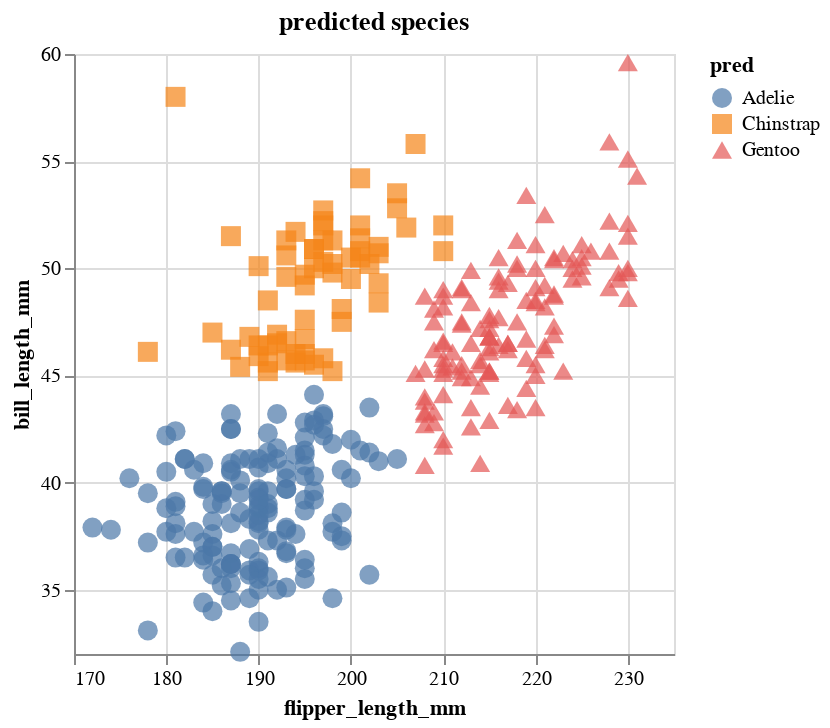

Notebook code cell kept with this figure:
### Code cell
c2 = alt.Chart(df).mark_point(filled=True,size=100).encode(
    x=alt.X(cols[0]).scale(zero=False),
    y=alt.Y(cols[1]).scale(zero=False),
    color="pred",
    shape="pred",
    tooltip=["species","pred","index"]
).properties(title="predicted species")
c2

### Figure 1 — Vega-Lite specification as saved in the notebook (floating-point values rounded to 4 significant figures; data arrays with more than 128 entries replaced by an {"elided": "..."} marker saying what was removed)
{"config": {"view": {"continuousWidth": 300, "continuousHeight": 300}}, "data": {"name": "data-846ef6039392ff9dfa6e45d33baf3b0d"}, "mark": {"type": "point", "filled": true, "size": 100}, "encoding": {"color": {"field": "pred", "type": "nominal"}, "shape": {"field": "pred", "type": "nominal"}, "tooltip": [{"field": "species", "type": "nominal"}, {"field": "pred", "type": "nominal"}, {"field": "index", "type": "quantitative"}], "x": {"field": "flipper_length_mm", "scale": {"zero": false}, "type": "quantitative"}, "y": {"field": "bill_length_mm", "scale": {"zero": false}, "type": "quantitative"}}, "title": "predicted species", "$schema": "https://vega.github.io/schema/vega-lite/v5.8.0.json", "datasets": {"data-846ef6039392ff9dfa6e45d33baf3b0d": {"elided": "333 records"}}}
